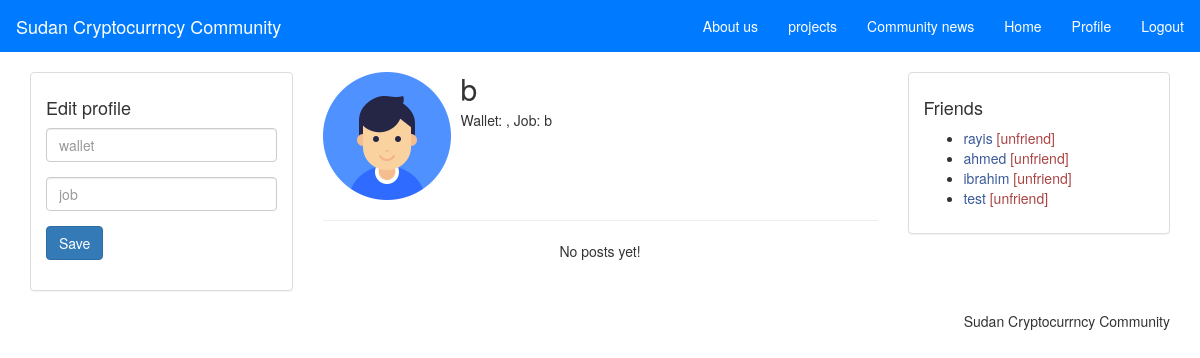
Page /profile.php?username=b (signed in) on the committed database.
### tables this page shows
CREATE TABLE IF NOT EXISTS `users` (
`id` int(11) NOT NULL,
  `username` varchar(30) NOT NULL,
  `password` varchar(255) NOT NULL,
  `status` varchar(150) NOT NULL,
  `profile_image_url` varchar(200) NOT NULL,
  `location` varchar(30) NOT NULL
);

CREATE TABLE IF NOT EXISTS `friends` (
`id` int(11) NOT NULL,
  `user_id` int(11) NOT NULL,
  `friend_id` int(11) NOT NULL
);

### profile.php (the view, shortened to what this page needs)
<?php require_once "functions.php"; ?>
<?php include "header.php" ?>
<?php
  $sql = "SELECT id, username, status, profile_image_url, location FROM users WHERE username = ?";
  $statement = $conn->prepare($sql);
  $statement->bind_param('s', $_GET['username']);
  $statement->execute();
  $statement->store_result();
  $statement->bind_result($id, $username, $status, $profile_image_url, $location);
?>
<main class="container">
  <div class="row">
    <div class="col-md-3">
      <div class="panel panel-default">
        <div class="panel-body">
          <h4>Edit profile</h4>
          <form method="post" action="php/edit-profile.php">
            <div class="form-group">
              <input class="form-control" type="text" name="status" placeholder="wallet" value="">
            </div>
            <div class="form-group">
              <input class="form-control" type="text" name="location" placeholder="job" value="">
            </div>
            <div class="form-group">
              <input class="btn btn-primary" type="submit" value="Save">
            </div>
          </form>
        </div>
      </div>
    </div>
    <div class="col-md-6">
      <div class="media">
        <div class="media-left">
          <img src="img/my_avatar.png" class="media-object" style="width: 128px; height: 128px;">
        </div>
        <div class="media-body">
          <h2 class="media-heading"><?php echo $username; ?></h2>
          <p>Wallet: <?php echo $status; ?>, Job: <?php echo $location; ?></p>
        </div>
      </div>
      <hr>
      <div>
        <?php
          $posts_sql = "SELECT * FROM posts WHERE user_id = {$id} ORDER BY created_at DESC";
          $result = $conn->query($posts_sql);
          if ($result->num_rows > 0) {
            while($post = $result->fetch_assoc()) {
              ?>
                <div class="panel panel-default">
                  <div class="panel-body">
                    <p><?php echo $post['content']; ?></p>
                  </div>
                  <div class="panel-footer">
                    <?php
                      $sql = "SELECT username FROM users WHERE id = ? LIMIT 1";
                      $statement = $conn->prepare($sql);
                      $statement->bind_param('i', $post['user_id']);
                      $statement->execute();
                      $statement->store_result();
                      $statement->bind_result($post_author);
                      $statement->fetch();
                    ?>
                    <span>posted <?php echo $post['created_at']; ?></span>
                    <?php if(is_auth() && $_SESSION['user_id'] == $id): ?>
                      <span class="pull-right"><a class="text-danger" href="php/delete-post.php?id=<?php echo $post['id']; ?>">[delete]</a></span>
                    <?php endif; ?>
                  </div>
                </div>
              <?php
            }
          } else {
            ?>
              <p class="text-center">No posts yet!</p>
            <?php
          }
        ?>
      </div>
    </div>
    <div class="col-md-3">
      <div class="panel panel-default">
        <div class="panel-body">
          <h4>Friends</h4>
          <?php
            $sql = "SELECT * FROM friends WHERE user_id = {$_SESSION['user_id']}";
            $result = $conn->query($sql);
            if ($result->num_rows > 0) { ?>
              <ul>
                <?php
                  while($friend = $result->fetch_assoc()) { ?>
                    <li>
                      <?php
                        $u_sql = "SELECT * FROM users WHERE id = {$friend['friend_id']} LIMIT 1";
                        $u_result = $conn->query($u_sql);
                        $fc_user = $u_result->fetch_assoc();
                      ?>
                      <a href="profile.php?username=<?php echo $fc_user['username']; ?>"><?php echo $fc_user['username']; ?></a>
                      <a class="text-danger" href="php/remove-friend.php?uid=<?php echo $fc_user['id']; ?>">[unfriend]</a>
                    </li>
                <?php } ?>
              </ul>
            <?php } else { ?>
              <p class="text-center">No friend requests!</p>
            <?php } ?>
        </div>
      </div>
    </div>
  </div>
</main>
<?php include "footer.php" ?>

### css/style.css (style rules this page uses)
a { color: #3b5998; }

### rows in the picture
users: username "b", location "b"
friends: users.username "rayis"
friends: users.username "ahmed"
friends: users.username "ibrahim"
friends: users.username "test"
